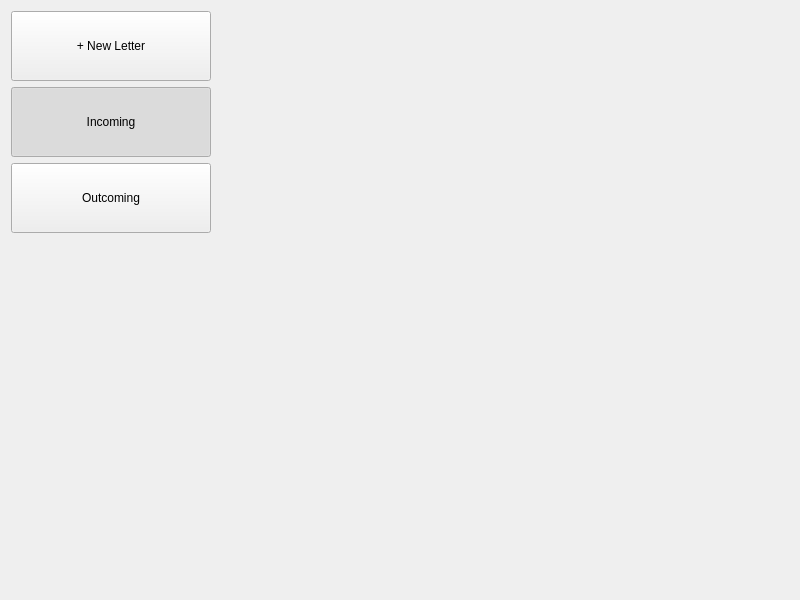
<?xml version="1.0" encoding="UTF-8"?>
<ui version="4.0">
 <class>main_menu</class>
 <widget class="QWidget" name="main_menu">
  <property name="geometry">
   <rect>
    <x>0</x>
    <y>0</y>
    <width>800</width>
    <height>600</height>
   </rect>
  </property>
  <property name="minimumSize">
   <size>
    <width>800</width>
    <height>600</height>
   </size>
  </property>
  <property name="windowTitle">
   <string>Form</string>
  </property>
  <layout class="QGridLayout" name="gridLayout">
   <item row="0" column="0">
    <layout class="QHBoxLayout" name="horizontalLayout" stretch="0,1">
     <item>
      <layout class="QVBoxLayout" name="verticalLayout">
       <item>
        <widget class="QPushButton" name="new_Button">
         <property name="minimumSize">
          <size>
           <width>200</width>
           <height>70</height>
          </size>
         </property>
         <property name="maximumSize">
          <size>
           <width>200</width>
           <height>16777215</height>
          </size>
         </property>
         <property name="text">
          <string>+ New Letter</string>
         </property>
         <property name="checkable">
          <bool>true</bool>
         </property>
         <property name="autoExclusive">
          <bool>true</bool>
         </property>
        </widget>
       </item>
       <item>
        <widget class="QPushButton" name="incoming_Button">
         <property name="minimumSize">
          <size>
           <width>200</width>
           <height>70</height>
          </size>
         </property>
         <property name="maximumSize">
          <size>
           <width>200</width>
           <height>16777215</height>
          </size>
         </property>
         <property name="text">
          <string>Incoming</string>
         </property>
         <property name="checkable">
          <bool>true</bool>
         </property>
         <property name="checked">
          <bool>true</bool>
         </property>
         <property name="autoExclusive">
          <bool>true</bool>
         </property>
        </widget>
       </item>
       <item>
        <widget class="QPushButton" name="outcoming_Button">
         <property name="minimumSize">
          <size>
           <width>200</width>
           <height>70</height>
          </size>
         </property>
         <property name="maximumSize">
          <size>
           <width>200</width>
           <height>16777215</height>
          </size>
         </property>
         <property name="text">
          <string>Outcoming</string>
         </property>
         <property name="checkable">
          <bool>true</bool>
         </property>
         <property name="autoExclusive">
          <bool>true</bool>
         </property>
        </widget>
       </item>
       <item>
        <spacer name="verticalSpacer">
         <property name="orientation">
          <enum>Qt::Vertical</enum>
         </property>
         <property name="sizeHint" stdset="0">
          <size>
           <width>20</width>
           <height>40</height>
          </size>
         </property>
        </spacer>
       </item>
      </layout>
     </item>
     <item>
      <widget class="QWidget" name="content_widget" native="true">
       <layout class="QGridLayout" name="content_layout">
        <property name="leftMargin">
         <number>0</number>
        </property>
        <property name="topMargin">
         <number>0</number>
        </property>
        <property name="rightMargin">
         <number>0</number>
        </property>
        <property name="bottomMargin">
         <number>0</number>
        </property>
        <property name="spacing">
         <number>0</number>
        </property>
       </layout>
      </widget>
     </item>
    </layout>
   </item>
  </layout>
 </widget>
 <resources/>
 <connections/>
</ui>
